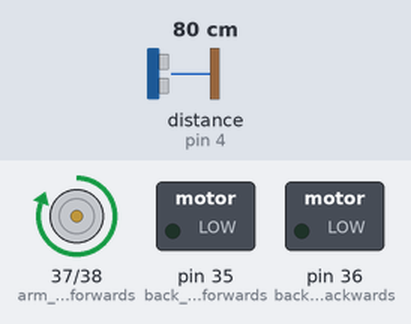
The sketch below on a simulated Arduino Mega 2560, built with avr-gcc and run on an emulated ATmega2560. Shown: motor-driver pin pairs drawn as motors (green arrow = first pin HIGH = forward, orange = second pin HIGH = backward, longer = more drive), switched loads named in the sketch (green lamp = pin HIGH). Wiring (inferred from the names in the program): ultrasonic range finder: trigger pin 5; echo pin 4. Inputs (shaded band) come from the test bench; at power-on: distance to the obstacle (sensor on pin 4) 80 cm. The echo pulse lasts 58.3 µs per cm; pins used as bus, display or sensor lines are not drawn.

Above: at 1.2 s.
1.3 s: distance to the obstacle (sensor on pin 4) set to 2 cm
At 1.8 s:
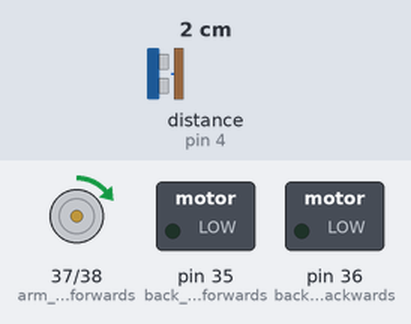
2.8 s: distance to the obstacle (sensor on pin 4) set to 10 cm
4.3 s: distance to the obstacle (sensor on pin 4) set to 13 cm
At 5.3 s:
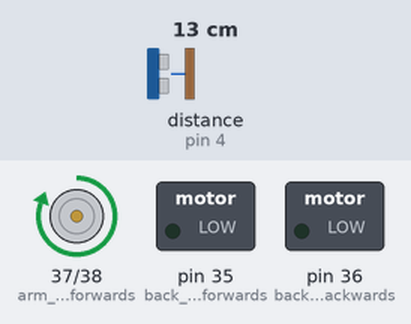
Timing chart, 0 to 7.3 s (numbered marks = the images above; inputs shaded):
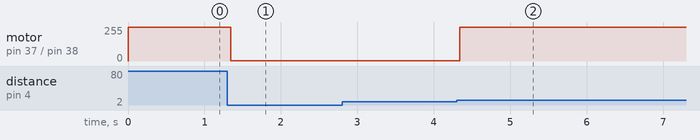

Measured:
- the behaviour switches between 11 and 12 cm on distance to the obstacle (sensor on pin 4) (found by bisection; images 1 and 2)
- after the input at 1.3 s, motor on pin 37 (arm_motor_forwards) / pin 38 (arm_motor_backwards): forward 255/255 → forward 1/255 at once
- after the input at 2.8 s, every drawn part: stays the same
- after the input at 4.3 s, motor on pin 37 (arm_motor_forwards) / pin 38 (arm_motor_backwards): forward 1/255 → forward 255/255 at once

The sketch:

motor-sensor-test.ino
```cpp
int distance;
long duration;

void setup() {

  pinMode(5, OUTPUT); // Sets the trigPin as an Output
  pinMode(4, INPUT); // Sets the echoPin as an Input

  pinMode(35, OUTPUT); //back motor forwards
  pinMode(36, OUTPUT); //back motor backwards
  pinMode(37, OUTPUT); //arm motor forwards
  pinMode(38, OUTPUT); //arm motor backwards

  digitalWrite(35, LOW);
  digitalWrite(36, LOW);
  digitalWrite(37, LOW);
  digitalWrite(38, LOW);
}

void loop() {


  digitalWrite(5, LOW);
      delayMicroseconds(2);
      // Sets the trigPin on HIGH state for 10 micro seconds
      digitalWrite(5, HIGH);
      delayMicroseconds(10);
      digitalWrite(5, LOW);
      // Reads the echoPin, returns the sound wave travel time in microseconds
      duration = pulseIn(4, HIGH);
      // Calculating the distance
      distance= duration*0.034/2;
      Serial.println(distance);


      digitalWrite(37, HIGH);
      if(distance <= 10){
        digitalWrite(37, LOW);
      }


}
```
